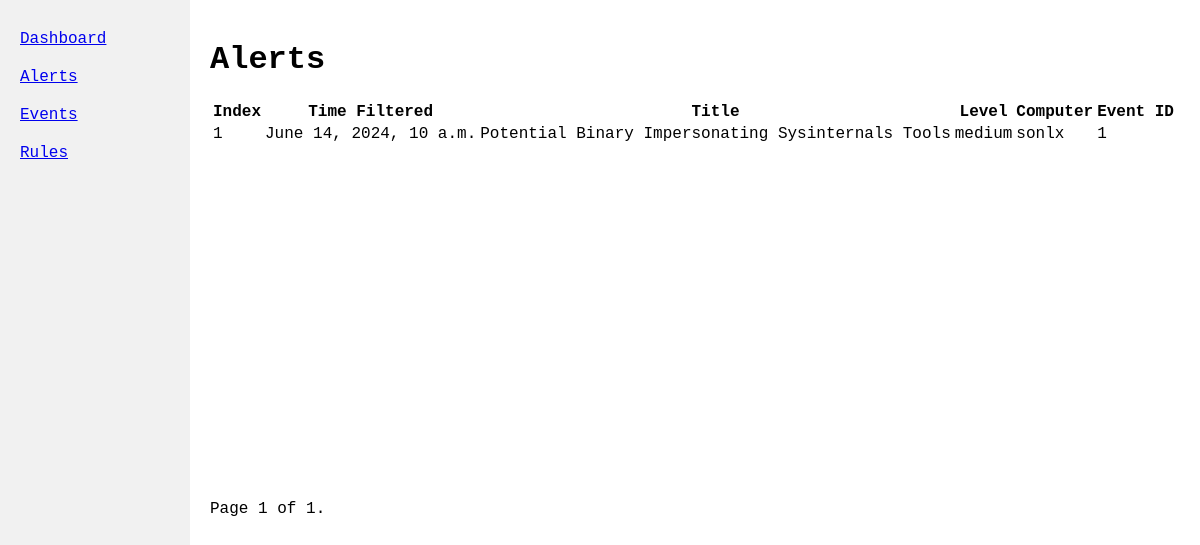
The app's page /alerts/ with its own data.
### alerts/models.py (models this page shows)
class Alert(models.Model):
    event = models.ForeignKey(EventItem, on_delete=models.CASCADE)
    rule = models.ForeignKey(RuleItem, on_delete=models.CASCADE)
    time_filtered = models.DateTimeField(auto_now_add=True)

### rules/models.py (models this page shows)
class Rule(models.Model):
    title = models.CharField(max_length=200, blank=True, default="")
    id = models.CharField(max_length=200, primary_key=True)
    related = models.JSONField(blank=True, default=list)
    status = models.CharField(max_length=200, blank=True, default="")
    description = models.TextField(blank=True, default="")
    references = models.JSONField(blank=True, default=list)
    author = models.CharField(max_length=200, blank=True, default="")
    tags = models.JSONField(blank=True, default=list)
    logsource = models.JSONField(blank=True, default=dict)
    detection = models.JSONField(blank=True, default=dict)
    tags = models.JSONField(blank=True, default=list)
    logsource = models.JSONField(blank=True, default=dict)
    detection = models.JSONField(blank=True, default=dict)
    falsepositives = models.JSONField(blank=True, default=list)
    level = models.CharField(max_length=200, blank=True, default="")
    date = models.DateTimeField(auto_now_add=True)
    modified = models.DateTimeField(auto_now=True)
    is_active = models.BooleanField(default=False)

### events/models.py (models this page shows)
class Event(models.Model):
    universal_id = models.CharField(max_length=200, primary_key=True, default=uuid4)
    provider = models.JSONField(blank=True, default=dict)
    event_id = models.IntegerField()
    version = models.IntegerField()
    level = models.IntegerField()
    task = models.IntegerField()
    opcode = models.IntegerField()
    keywords = models.CharField(max_length=200)
    time_created = models.JSONField(blank=True, default=dict)
    event_record_id = models.IntegerField()
    correlation = models.JSONField(blank=True, default=dict)
    execution = models.JSONField(blank=True, default=dict)
    channel = models.CharField(max_length=200)
    computer = models.CharField(max_length=200)
    security = models.JSONField(blank=True, default=dict)
    event_data = models.JSONField(blank=True, default=dict)

### alerts/views.py (the view)
# urls.py: path('alerts/', views.view_alerts, name='alerts'),
def view_alerts(request):
    AlertManager.save_new_alerts()
    alerts = AlertItem.objects.all().order_by('-time_filtered')\
        .select_related('event', 'rule')
    alert_table = []
    for alert in alerts:
        event: EventItem = alert.event
        rule: RuleItem = alert.rule
        alert_item = {
            'time_filtered': alert.time_filtered,
            'title': rule.title,
            'level': rule.level,
            'computer': event.computer,
            'event_id': event.event_id,
            'event_universal_id': event.universal_id,
            'rule_id': rule.id,
        }
        alert_table.append(alert_item)
    alerts_per_page = 200
    paginator = Paginator(alert_table, alerts_per_page)
    page_number = request.GET.get('page', 1)
    alerts = paginator.get_page(page_number)
    return render(request, 'alerts/view_alerts.html', {'item_page': alerts})

### utils/alert_manager.py (called while the page is built)
    @staticmethod
    def save_new_alerts():
        alerts = get_alerts_redis()
        for alert in alerts:
            alert['time_filtered'] = datetime.strptime(
                alert['time_filtered'], '%Y-%m-%dT%H:%M:%S.%f%z')
            AlertItem.from_dict(alert).save()
        return len(alerts)

### utils/tasks.py (called while the page is built)
def get_alerts_redis() -> List[Dict]:
    alerts = []
    while True:
        alert = redis_conn.rpop("alerts")
        if not alert:
            break
        alerts.append(json.loads(alert))
    return alerts

### alerts/templates/alerts/view_alerts.html (shortened to what this page needs)
{% extends 'global.html' %}
{% load static %}
{% block extra_css %}
    <link rel="stylesheet" href="{% static 'alerts/css/styles.css' %}">
{% endblock %}
{% block content %}
    <h1>Alerts</h1>
    <div class="table-container">
        <table>
            <thead>
                <tr>
                    <th>Index</th>
                    <th>Time Filtered</Fieldset>
                    <th>Title</th>
                    <th>Level</th>
                    <th>Computer</th>
                    <th>Event ID</th>
                </tr>
            </thead>
            <tbody>
                {% for item in item_page %}
                <tr id="alert/{{item.rule_id}}/{{ item.event_universal_id }}" action="{% url 'get_alert' %}">
                    <td>{{ forloop.counter0|add:item_page.start_index}}</td>
                    <td>{{ item.time_filtered }}</td>
                    <td>{{ item.title }}</td>
                    <td>{{ item.level }}</td>
                    <td>{{ item.computer }}</td>
                    <td>{{ item.event_id }}</td>
                </tr>
                {% endfor %}
            </tbody>
        </table>
    </div>
    <div class="table-pagination">
        <span class="step-links">
            <span class="current">
                Page {{ item_page.number }} of {{ item_page.paginator.num_pages }}.
            </span>
        </span>
    </div>
{% endblock %}

### static/css/global.css (style rules this page uses)
body { margin: 0; height: 100vh; font-family: 'Fira Code', Consolas, 'Courier New', monospace; }
.table-container { height: 400px; overflow-y: auto; }
thead th { position: sticky; top: 0; background: white; z-index: 10; }

### records on screen
Alert: time_filtered "June 14, 2024, 10 a.m."
Rule: title "Potential Binary Impersonating Sysinternals Tools", level "medium"
Event: computer "sonlx"

### other values on screen
{{ item.event_id }} "1"
{{ item_page.number }} "1"
{{ item_page.paginator.num_pages }} "1"
